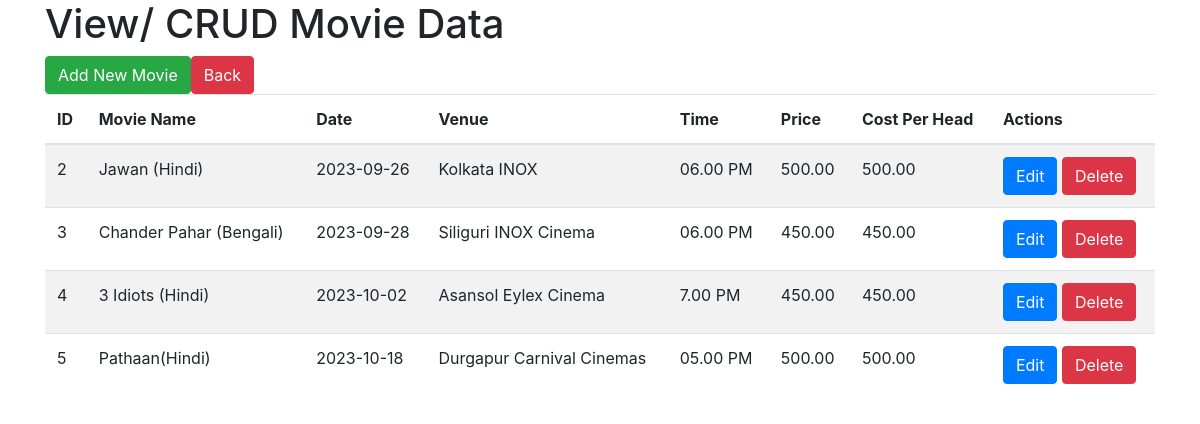
The page /view_movie.php (signed in) on the database its author committed.
### tables this page shows
CREATE TABLE `movies` (
  `movie_id` int NOT NULL AUTO_INCREMENT,
  `movie_name` varchar(255) NOT NULL,
  `date` date NOT NULL,
  `venue` varchar(255) NOT NULL,
  `time` varchar(45) NOT NULL,
  `price` decimal(10,2) NOT NULL,
  `cost_per_head` decimal(10,2) NOT NULL,
  PRIMARY KEY (`movie_id`)
);

### view_movie.php (the view, shortened to what this page needs)
<?php
$host = 'localhost';
$username = 'root';
$password = '';
$database = 'movie_ticket';
$conn = mysqli_connect($host, $username, $password, $database);
$sql = "SELECT * FROM movies";
$result = mysqli_query($conn, $sql);
?>
<!DOCTYPE html>
<html lang="en">
<head>
    <link rel="stylesheet" href="https://maxcdn.bootstrapcdn.com/bootstrap/4.5.2/css/bootstrap.min.css">
</head>
<body>
    <div class="container">
        <h1>View/ CRUD Movie Data</h1>
        <table class="table table-striped">
            <thead>
                <tr>
                    <th>ID</th>
                    <th>Movie Name</th>
                    <th>Date</th>
                    <th>Venue</th>
                    <th>Time</th>
                    <th>Price</th>
                    <th>Cost Per Head</th>
                    <th>Actions</th>
                </tr>
            </thead>
            <tbody>
                <?php
                while ($row = mysqli_fetch_assoc($result)) {
                    echo "<tr>";
                    echo "<td>" . $row['movie_id'] . "</td>";
                    echo "<td>" . $row['movie_name'] . "</td>";
                    echo "<td>" . $row['date'] . "</td>";
                    echo "<td>" . $row['venue'] . "</td>";
                    echo "<td>" . $row['time'] . "</td>";
                    echo "<td>" . $row['price'] . "</td>";
                    echo "<td>" . $row['cost_per_head'] . "</td>";
                    echo '<td><a href="edit_movie.php?movie_id=' . $row['movie_id'] . '" class="btn btn-primary">Edit</a>';
                    echo ' <a href="delete_movie.php?movie_id=' . $row['movie_id'] . '" class="btn btn-danger">Delete</a></td>';
                    echo "</tr>";
                }
                ?>
                <a href="insert_data.php" class="btn btn-success">Add New Movie</a>
                <a href="admindashboard.php" class="btn btn-danger">Back</a>
            </tbody>
        </table>
    </div>
</body>
</html>

### rows shown on the page
movies: movie_id "2", movie_name "Jawan (Hindi)", date "2023-09-26", venue "Kolkata INOX", time "06.00 PM", price "500.00", cost_per_head "500.00"
movies: movie_id "3", movie_name "Chander Pahar (Bengali)", date "2023-09-28", venue "Siliguri INOX Cinema", time "06.00 PM", price "450.00", cost_per_head "450.00"
movies: movie_id "4", movie_name "3 Idiots (Hindi)", date "2023-10-02", venue "Asansol Eylex Cinema", time "7.00 PM", price "450.00", cost_per_head "450.00"
movies: movie_id "5", movie_name "Pathaan(Hindi)", date "2023-10-18", venue "Durgapur Carnival Cinemas", time "05.00 PM", price "500.00", cost_per_head "500.00"
